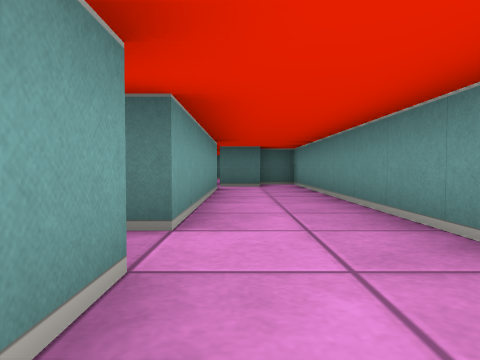
View 1 (above)

18 first-person views from a walk through a cub3D maze. The camera is about half as high as the walls, tilts 2° down and sees 70° across. The floor is counted in squares. Each view is taken from the middle of a square. On the plan, view 1 faces up. The plan holds only what a view shows up to about 9 squares ahead; the rest is blank.

View 2
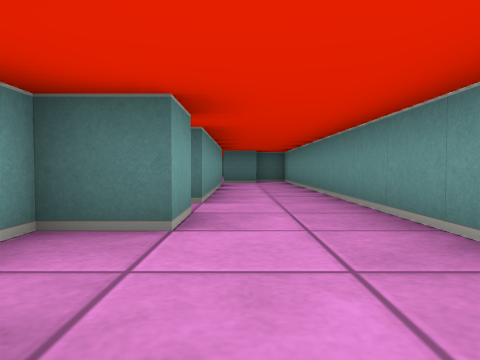

View 3
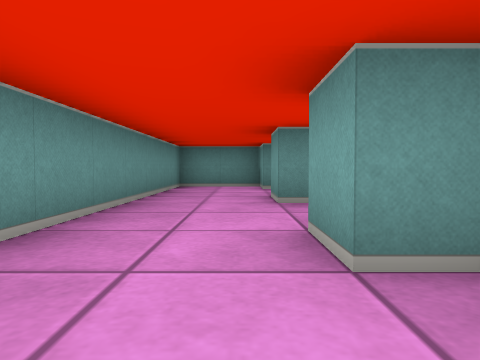

View 4
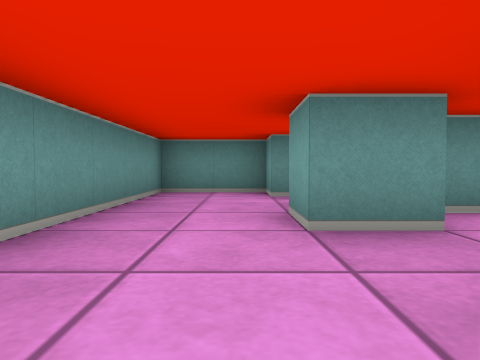

View 5
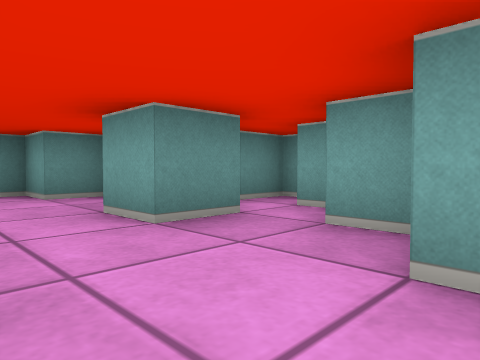

View 6
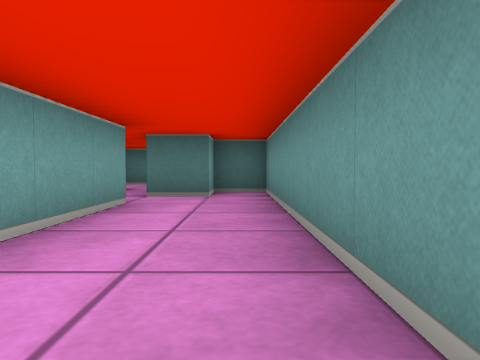

View 7
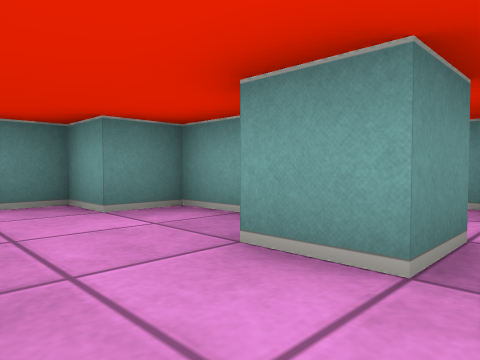

View 8
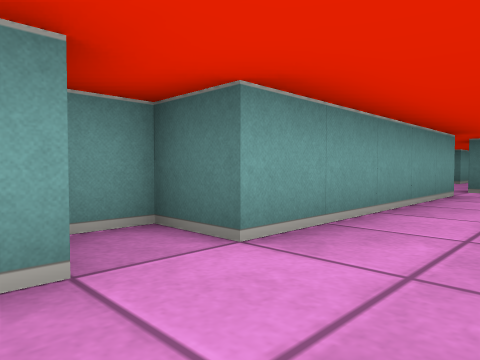

View 9
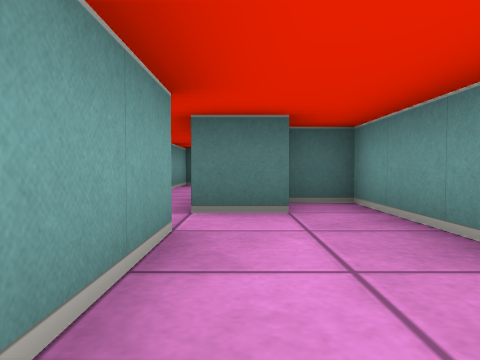

View 10
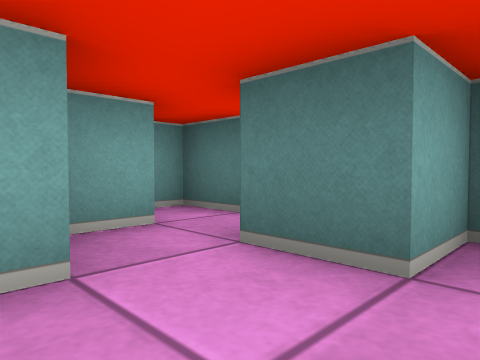

View 11
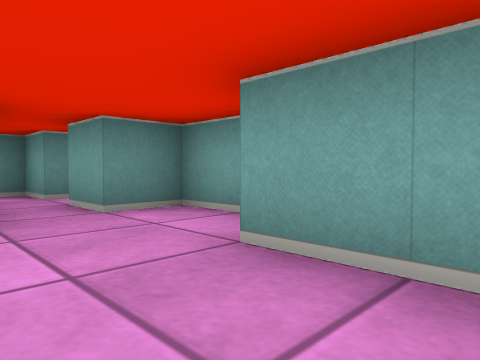

View 12
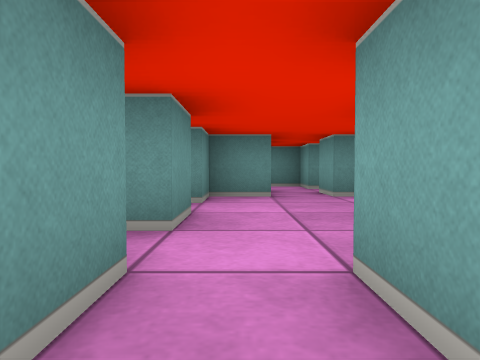

View 13
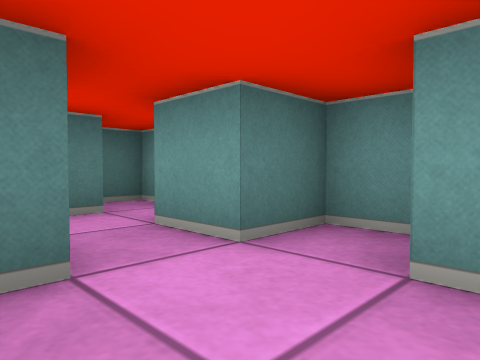

View 14
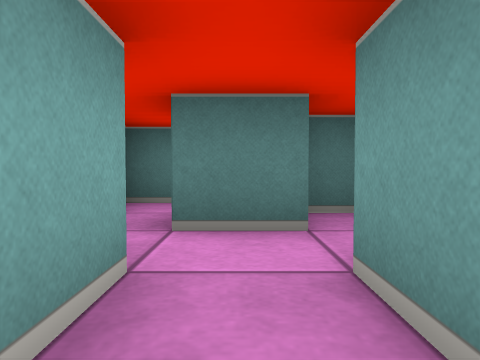

View 15
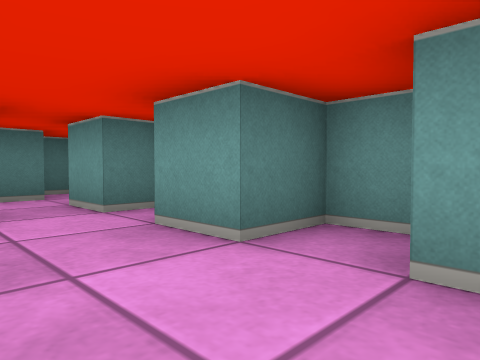

View 16
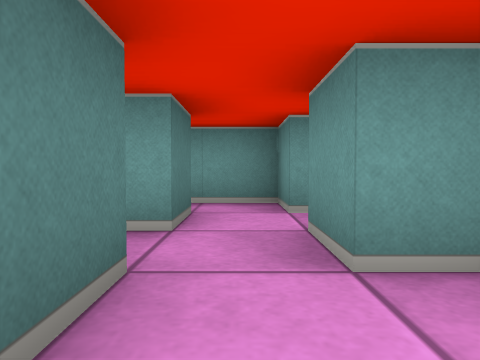

View 17
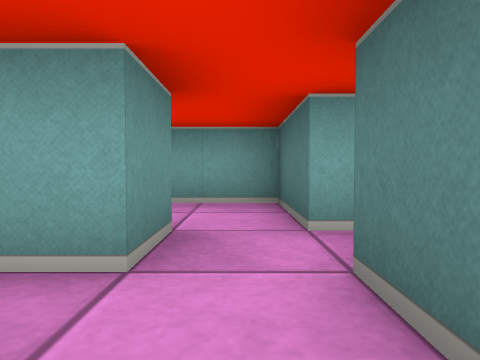

View 18
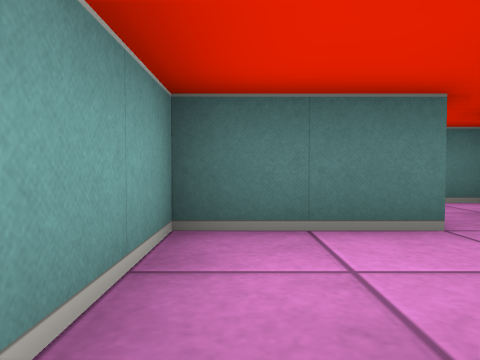

### Floor plan
Ten units are one square. View 1 is at (0, 0); x grows to the right and y downward. Boxes are objects, and circles mark ways between rooms. Rooms are numbered by the first view taken in them; rooms with no view inside come last. Other rooms are left out.
<svg viewBox="-40 -190 60 250">
<path fill="none" stroke="#000" d="M-11 -15 -5 -15 -5 -5 -15 -5 -15 5M-5 15 -5 25M-5 -76 -5 -25 -15 -25 -15 -18M-15 35 -15 45 -5 45 -5 55 15 55 15 -95 5 -95 5 -85 -5 -85M-14 -165 -35 -165 -35 -146M-15 -149 -15 -155 -5 -155 -5 -145M6 -165 -5 -165 -5 -169M2 -185 -15 -185M5 -135 9 -135M15 -138 15 -145 5 -145 5 -155 15 -155 15 -175 6 -175M-6 -105 5 -105 5 -115M-25 -115 -25 -105 -15 -105M-15 -140 -15 -125M15 -118 15 -125 5 -125 5 -135M-25 10 -25 15M-16 15 -5 15M-35 18 -35 25 -20 25M-15 -86 -15 -75 -8 -75M-15 -105 -15 -95 -25 -95 -25 -90"/>
<circle cx="-10" cy="10" r="3" fill="#2a7"/>
<circle cx="-10" cy="-80" r="3" fill="#2a7"/>
<circle cx="0" cy="-140" r="3" fill="#2a7"/>
<circle cx="-10" cy="-100" r="3" fill="#2a7"/>
<text x="0" y="-20">1</text>
<text x="-10" y="-160">2</text>
<text x="-10" y="-120">3</text>
<text x="-20" y="10">4</text>
<text x="-10" y="-90">5</text>
</svg>
Room 1 opens to room 4. Room 1 opens to room 5. Room 2 opens to room 3. Room 3 opens to room 5.

Where each view was taken, in squares from view 1:
view 1: 0 up, 0 right, facing up
view 2: 2 down, 0 right, facing up
view 3: 3 up, 0 right, facing down
view 4: 1 up, 0 right, facing down
view 5: 1 up, 1 right, facing down-left
view 6: 3 up, 1 right, facing up
view 7: 1 down, 1 right, facing down-left
view 8: 1 up, 1 right, facing up-left
view 9: 5 up, 0 right, facing up
view 10: 7 up, 1 right, facing up-left
view 11: 14 up, 0 right, facing down-left
view 12: 16 up, 0 right, facing down
view 13: 13 up, 1 left, facing up-right
view 14: 14 up, 0 right, facing up
view 15: 11 up, 1 left, facing up-right
view 16: 16 up, 3 left, facing right
view 17: 16 up, 1 right, facing left
view 18: 14 up, 3 left, facing up
